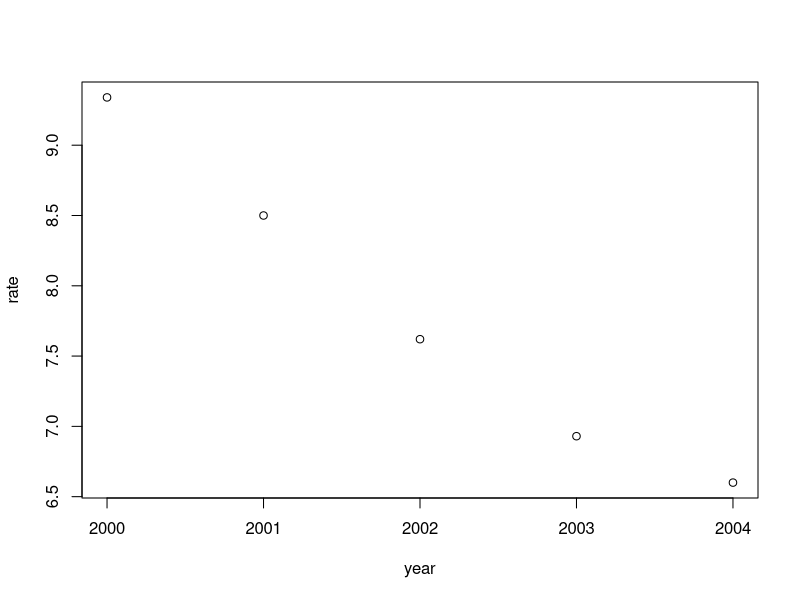
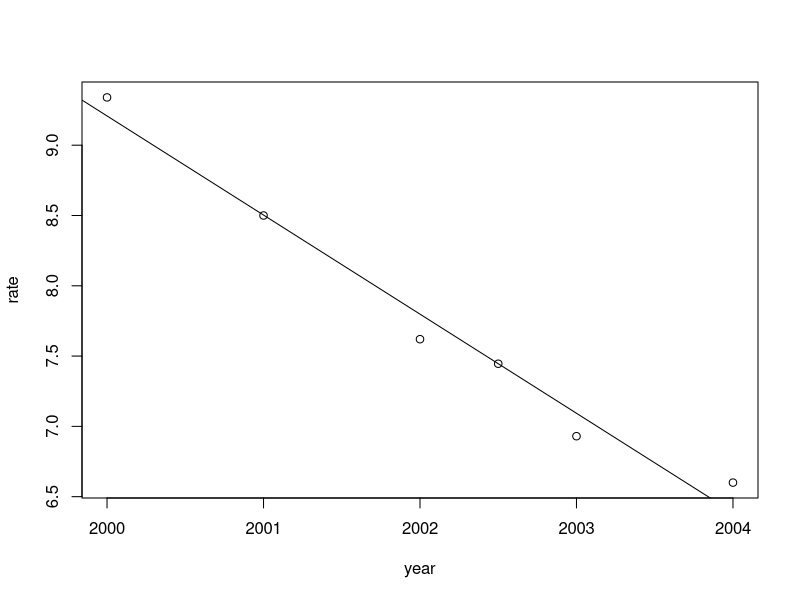

Write the R code that produced these figures, in order.
year <- c(2000 ,   2001  ,  2002  ,  2003 ,   2004)
rate <- c(9.34 ,   8.50  ,  7.62  ,  6.93  ,  6.60)

plot(year,rate)
fit <- lm(rate ~ year)
fit

#fit$coefficients[1]
fit$coefficients[[1]]
#fit$coefficients[2]
fit$coefficients[[2]]

a = 2002.5;

estimatedRate=fit$coefficients[[2]]*a+fit$coefficients[[1]]

year <- c(2000 ,   2001  ,  2002  ,  2003 ,   2004, a)
rate <- c(9.34 ,   8.50  ,  7.62  ,  6.93  ,  6.60, estimatedRate)

plot(year, rate)

abline(fit)
summary(fit)

#trace('lm', edit='true') komutu ile lm fonksiyonunun icerigi gorulebilmektedir.



